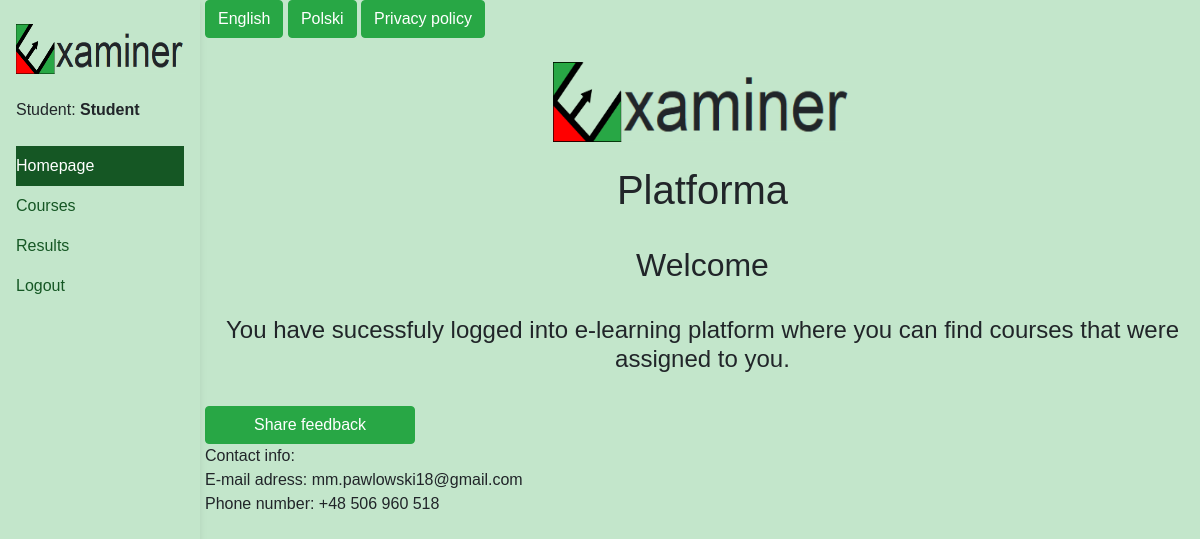
Before: /en/student/homepage (signed in) with the older database file.
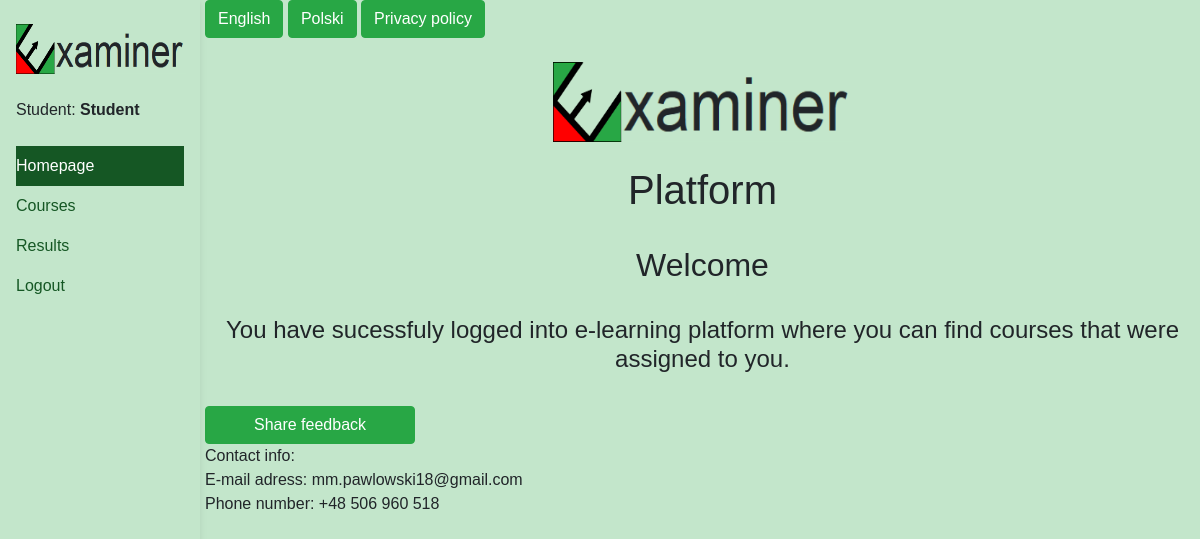
After: the same page with the newer database file.
### exam/models.py (models this page shows)
class Platform(models.Model):
    name = models.CharField(max_length = 3000)
    users = models.ManyToManyField(User)
    logo = models.ImageField(storage=logo_fs, blank=True, null=True)
    inactive = models.BooleanField(default = False)

### student/views.py (the view)
# urls.py: path("homepage", HomepageView.as_view(), name="homepage"),
class HomepageView(View):
    template_name = "student_homepage.html"
    def get(self, request, *args, **kwargs):
        platform = Platform.objects.get(users=request.user)
        context= {"nav_var":"homepage",
                  "platform" : platform}
        return render(request, self.template_name, context)

### student/templates/student_homepage.html (shortened to what this page needs)
{% extends "student_base.html" %}
{% load i18n %}
{% block content %}
{% load static %}
{% get_available_languages as AVAILABLE_LANGUAGES %}
{% get_language_info_list for AVAILABLE_LANGUAGES as languages %}
{% for language in languages %}
<a href="/{{language.code}}/">
  <button class ="btn btn-success mb-4">
    {{language.name_local|title}}
  </button>
</a>
{% endfor %}
<button class="btn btn-success mb-4" type="button" data-toggle="modal" data-target="#privacy_policy">
  {% trans 'Privacy policy' %}</button>
<br>
{% if platform.logo|length == 0 %}
<div class="text-center"><img src="{% static 'img/logo3.png' %}" height="80" width="300"/></div>
{% else %}
<div class="text-center"><img class="center_logo" src="/media/logos/{{platform.logo}}"/></div>
{% endif %}
<br>
<h1 class="text-center">{{platform.name}}</h1>
<br>
<h2 class="text-center">{% trans "Welcome" %}</h2>
<br>
<h4 class="text-center">
  {% trans "You have sucessfuly logged into e-learning platform where you can find courses that were assigned to you." %}
</h4>
<br>
<a href = "{% url 'student:student-feedback' %}">
  <button class="btn btn-success myButton">{% trans "Share feedback" %}</button>
</a>
<br>
{% trans "Contact info:" %}
<br>
{% trans "E-mail adress: mm.pawlowski18@gmail.com" %}
<br>
{% trans "Phone number: +48 506 960 518" %}
{% endblock %}

### student/templates/student_base.html (shortened to what this page needs)
{% load static %}
{% load i18n %}
<!DOCTYPE html>
<html lang="en">
<head>
  <link rel="stylesheet" href="https://cdn.jsdelivr.net/npm/bootstrap@4.0.0/dist/css/bootstrap.min.css">
  <link rel="stylesheet" type="text/css" href="{% static 'css/general.css' %}"/>
</head>
<body>
  <header>
    <nav id="sidebarMenu" class="collapse d-lg-block sidebar collapse bg-transparent">
      <div class="position-sticky">
        <div class="list-group list-group-flush mx-3 mt-4">
          {% if platform.logo|length == 0 %}
          <img src="{% static 'img/logo3.png' %}" height="50" width="170"/>
          {% else %}
          <img class="side_logo" src="/media/logos/{{platform.logo}}"/>
          {% endif %}
          <span>&nbsp</span>
          <span id="current_username">Student: <b>{{request.user.username}}</b></span>
          <span>&nbsp</span>
          {% if nav_var == "homepage" %}
          <a href="{% url 'exam:home-redirect' %}" class="list-group-item-success list-group-item-action py-2 ripple active" aria-current="true">
            <span>{% trans "Homepage" %}</span>
          </a>
          {% else %}
          <a href="{% url 'exam:home-redirect' %}" class="list-group-item-success list-group-item-action py-2 ripple" aria-current="true">
            <i class="fas fa-tachometer-alt fa-fw me-3"></i><span>{% trans "Homepage" %}</span>
          </a>
          {% endif %}
          {% if nav_var == "search_course" %}
          <a href="{% url 'student:student-search-course' %}" class="list-group-item-success list-group-item-action py-2 ripple active" aria-current="true" id="nav_courses">
            <i class="fas fa-tachometer-alt fa-fw me-3"></i><span>{% trans "Courses" %}</span>
          </a>
          {% else %}
          <a href="{% url 'student:student-search-course' %}" class="list-group-item-success list-group-item-action py-2 ripple" aria-current="true" id="nav_courses">
            <span>{% trans "Courses" %}</span>
          </a>
          {% endif %}
          {% if nav_var == "results" %}
          <a href="{% url 'student:results-general' %}" class="list-group-item-success list-group-item-action py-2 ripple active" aria-current="true" id="nav_results">
            <i class="fas fa-tachometer-alt fa-fw me-3"></i><span>{% trans "Results" %}</span>
          </a>
          {% else %}
          <a href="{% url 'student:results-general' %}" class="list-group-item-success list-group-item-action py-2 ripple" aria-current="true" id="nav_results">
            <span>{% trans "Results" %}</span>
          </a>
          {% endif %}
          <a href="{% url 'exam:logout' %}" class="list-group-item-success list-group-item-action py-2 ripple" aria-current="true" id="logout">
            <span>{% trans "Logout" %}</span>
          </a>
        </div>
      </div>
    </nav>
  </header>
  <div class ="ml-cont">
    {% block content %}{% endblock %}
  </div>
  </body>
</html>

### exam/templates/privacy_policy.html (shortened to what this page needs)
{% load i18n %}

### static/css/general.css (style rules this page uses)
body { font-family: Arial; background-color: rgb(195, 230, 203); }
.myButton { width: 210px; }
.ml-cont { margin-left: 205px; }
.sidebar { position: fixed; top: 0; bottom: 0; left: 0; box-shadow: 0 2px 5px 0 rgb(0 0 0 / 5%), 0 2px 10px 0 rgb(0 0 0 / 5%); width: 200px; z-index: 600; }

Changed rows visible on the page:
changed Platform: name "Platforma" → "Platform"
